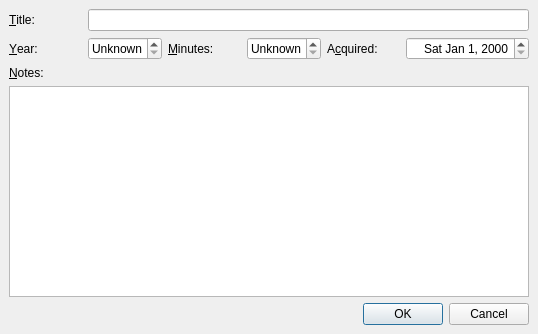
<?xml version="1.0" encoding="UTF-8"?>
<ui version="4.0">
 <class>AddEditMovieDlg</class>
 <widget class="QDialog" name="AddEditMovieDlg">
  <property name="geometry">
   <rect>
    <x>0</x>
    <y>0</y>
    <width>538</width>
    <height>334</height>
   </rect>
  </property>
  <property name="windowTitle">
   <string>My Movies - Add Movie</string>
  </property>
  <layout class="QGridLayout">
   <property name="margin">
    <number>9</number>
   </property>
   <property name="spacing">
    <number>6</number>
   </property>
   <item row="4" column="4" colspan="2">
    <widget class="QDialogButtonBox" name="buttonBox">
     <property name="orientation">
      <enum>Qt::Horizontal</enum>
     </property>
     <property name="standardButtons">
      <set>QDialogButtonBox::Cancel|QDialogButtonBox::Ok</set>
     </property>
    </widget>
   </item>
   <item row="0" column="1" colspan="5">
    <widget class="QLineEdit" name="titleLineEdit"/>
   </item>
   <item row="2" column="0" colspan="2">
    <widget class="QLabel" name="label_5">
     <property name="text">
      <string>&amp;Notes:</string>
     </property>
     <property name="buddy">
      <cstring>notesTextEdit</cstring>
     </property>
    </widget>
   </item>
   <item row="3" column="0" colspan="6">
    <widget class="QTextEdit" name="notesTextEdit">
     <property name="tabChangesFocus">
      <bool>true</bool>
     </property>
     <property name="lineWrapMode">
      <enum>QTextEdit::NoWrap</enum>
     </property>
     <property name="acceptRichText">
      <bool>false</bool>
     </property>
    </widget>
   </item>
   <item row="1" column="0">
    <widget class="QLabel" name="label_2">
     <property name="text">
      <string>&amp;Year:</string>
     </property>
     <property name="buddy">
      <cstring>yearSpinBox</cstring>
     </property>
    </widget>
   </item>
   <item row="1" column="1">
    <widget class="QSpinBox" name="yearSpinBox">
     <property name="alignment">
      <set>Qt::AlignRight</set>
     </property>
     <property name="specialValueText">
      <string>Unknown</string>
     </property>
     <property name="minimum">
      <number>1890</number>
     </property>
     <property name="maximum">
      <number>2100</number>
     </property>
     <property name="value">
      <number>1890</number>
     </property>
    </widget>
   </item>
   <item row="1" column="2">
    <widget class="QLabel" name="label_3">
     <property name="text">
      <string>&amp;Minutes:</string>
     </property>
     <property name="buddy">
      <cstring>minutesSpinBox</cstring>
     </property>
    </widget>
   </item>
   <item row="1" column="3">
    <widget class="QSpinBox" name="minutesSpinBox">
     <property name="alignment">
      <set>Qt::AlignRight</set>
     </property>
     <property name="specialValueText">
      <string>Unknown</string>
     </property>
     <property name="maximum">
      <number>720</number>
     </property>
    </widget>
   </item>
   <item row="1" column="4">
    <widget class="QLabel" name="label_4">
     <property name="text">
      <string>A&amp;cquired:</string>
     </property>
     <property name="buddy">
      <cstring>acquiredDateEdit</cstring>
     </property>
    </widget>
   </item>
   <item row="1" column="5">
    <widget class="QDateEdit" name="acquiredDateEdit">
     <property name="alignment">
      <set>Qt::AlignRight</set>
     </property>
     <property name="displayFormat">
      <string>ddd MMM d, yyyy</string>
     </property>
    </widget>
   </item>
   <item row="0" column="0">
    <widget class="QLabel" name="label">
     <property name="text">
      <string>&amp;Title:</string>
     </property>
     <property name="buddy">
      <cstring>titleLineEdit</cstring>
     </property>
    </widget>
   </item>
  </layout>
 </widget>
 <tabstops>
  <tabstop>titleLineEdit</tabstop>
  <tabstop>yearSpinBox</tabstop>
  <tabstop>minutesSpinBox</tabstop>
  <tabstop>acquiredDateEdit</tabstop>
  <tabstop>notesTextEdit</tabstop>
  <tabstop>buttonBox</tabstop>
 </tabstops>
 <resources/>
 <connections>
  <connection>
   <sender>buttonBox</sender>
   <signal>accepted()</signal>
   <receiver>AddEditMovieDlg</receiver>
   <slot>accept()</slot>
   <hints>
    <hint type="sourcelabel">
     <x>329</x>
     <y>308</y>
    </hint>
    <hint type="destinationlabel">
     <x>230</x>
     <y>304</y>
    </hint>
   </hints>
  </connection>
  <connection>
   <sender>buttonBox</sender>
   <signal>rejected()</signal>
   <receiver>AddEditMovieDlg</receiver>
   <slot>reject()</slot>
   <hints>
    <hint type="sourcelabel">
     <x>419</x>
     <y>310</y>
    </hint>
    <hint type="destinationlabel">
     <x>130</x>
     <y>297</y>
    </hint>
   </hints>
  </connection>
 </connections>
</ui>
